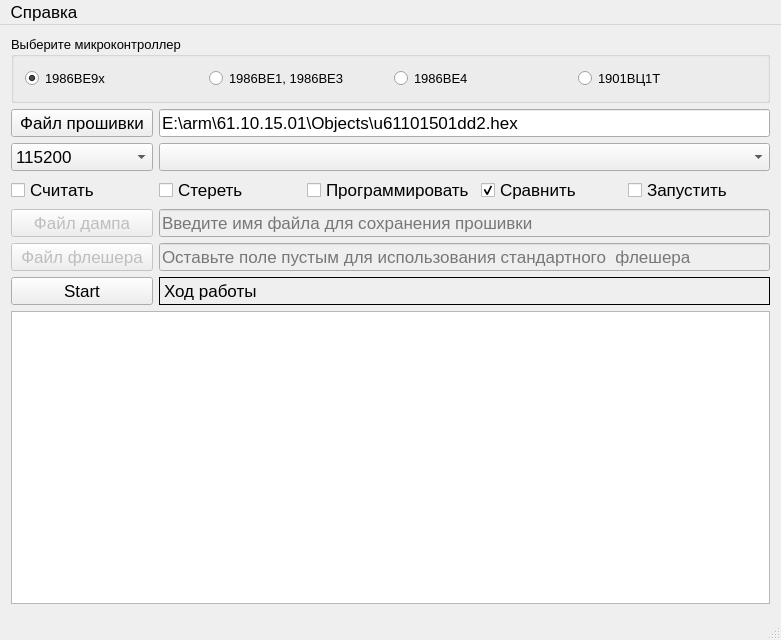
<?xml version="1.0" encoding="UTF-8"?>
<ui version="4.0">
 <class>MainWindow</class>
 <widget class="QMainWindow" name="MainWindow">
  <property name="geometry">
   <rect>
    <x>0</x>
    <y>0</y>
    <width>781</width>
    <height>640</height>
   </rect>
  </property>
  <property name="font">
   <font>
    <pointsize>13</pointsize>
   </font>
  </property>
  <property name="windowTitle">
   <string>MdrFwUart v.0.1.4</string>
  </property>
  <widget class="QWidget" name="centralWidget">
   <layout class="QGridLayout" name="gridLayout">
    <item row="6" column="0">
     <widget class="QPushButton" name="touchMCUPB">
      <property name="text">
       <string>Start</string>
      </property>
      <property name="checkable">
       <bool>true</bool>
      </property>
     </widget>
    </item>
    <item row="1" column="0">
     <widget class="QPushButton" name="openFilePB">
      <property name="text">
       <string>Файл прошивки</string>
      </property>
     </widget>
    </item>
    <item row="1" column="1" colspan="4">
     <widget class="QLineEdit" name="fwfnLE">
      <property name="text">
       <string>E:\arm\61.10.15.01\Objects\u61101501dd2.hex</string>
      </property>
      <property name="placeholderText">
       <string>Выберите файл прошивки</string>
      </property>
     </widget>
    </item>
    <item row="2" column="0">
     <widget class="QComboBox" name="portBaudrateCB">
      <property name="currentIndex">
       <number>4</number>
      </property>
      <item>
       <property name="text">
        <string>9600</string>
       </property>
      </item>
      <item>
       <property name="text">
        <string>19200</string>
       </property>
      </item>
      <item>
       <property name="text">
        <string>38400</string>
       </property>
      </item>
      <item>
       <property name="text">
        <string>57600</string>
       </property>
      </item>
      <item>
       <property name="text">
        <string>115200</string>
       </property>
      </item>
      <item>
       <property name="text">
        <string>230400</string>
       </property>
      </item>
      <item>
       <property name="text">
        <string>460800</string>
       </property>
      </item>
      <item>
       <property name="text">
        <string>921600</string>
       </property>
      </item>
     </widget>
    </item>
    <item row="2" column="1" colspan="4">
     <widget class="QComboBox" name="portNameCB"/>
    </item>
    <item row="3" column="0">
     <widget class="QCheckBox" name="loadCB">
      <property name="text">
       <string>Считать</string>
      </property>
     </widget>
    </item>
    <item row="3" column="1">
     <widget class="QCheckBox" name="eraseCB">
      <property name="text">
       <string>Стереть</string>
      </property>
     </widget>
    </item>
    <item row="3" column="2">
     <widget class="QCheckBox" name="programCB">
      <property name="text">
       <string>Программировать</string>
      </property>
     </widget>
    </item>
    <item row="3" column="3">
     <widget class="QCheckBox" name="verifyCB">
      <property name="text">
       <string>Сравнить</string>
      </property>
      <property name="checked">
       <bool>true</bool>
      </property>
     </widget>
    </item>
    <item row="3" column="4">
     <widget class="QCheckBox" name="runCB">
      <property name="text">
       <string>Запустить</string>
      </property>
     </widget>
    </item>
    <item row="4" column="0">
     <widget class="QPushButton" name="dumpfnPB">
      <property name="enabled">
       <bool>false</bool>
      </property>
      <property name="text">
       <string>Файл дампа</string>
      </property>
     </widget>
    </item>
    <item row="4" column="1" colspan="4">
     <widget class="QLineEdit" name="dumpfnLE">
      <property name="enabled">
       <bool>false</bool>
      </property>
      <property name="text">
       <string/>
      </property>
      <property name="placeholderText">
       <string>Введите имя файла для сохранения прошивки</string>
      </property>
     </widget>
    </item>
    <item row="5" column="0">
     <widget class="QPushButton" name="flasherfnPB">
      <property name="enabled">
       <bool>false</bool>
      </property>
      <property name="text">
       <string>Файл флешера</string>
      </property>
     </widget>
    </item>
    <item row="5" column="1" colspan="4">
     <widget class="QLineEdit" name="flasherfnLE">
      <property name="enabled">
       <bool>false</bool>
      </property>
      <property name="text">
       <string/>
      </property>
      <property name="placeholderText">
       <string>Оставьте поле пустым для использования стандартного  флешера</string>
      </property>
     </widget>
    </item>
    <item row="6" column="1" colspan="4">
     <widget class="QLabel" name="sL">
      <property name="frameShape">
       <enum>QFrame::Box</enum>
      </property>
      <property name="text">
       <string>Ход работы</string>
      </property>
     </widget>
    </item>
    <item row="7" column="0" colspan="5">
     <widget class="QPlainTextEdit" name="t">
      <property name="readOnly">
       <bool>true</bool>
      </property>
     </widget>
    </item>
    <item row="0" column="0" colspan="5">
     <widget class="QGroupBox" name="mcuSelectGB">
      <property name="font">
       <font>
        <pointsize>10</pointsize>
       </font>
      </property>
      <property name="title">
       <string>Выберите микроконтроллер</string>
      </property>
      <layout class="QHBoxLayout" name="horizontalLayout">
       <item>
        <widget class="QRadioButton" name="mcu9xRB">
         <property name="text">
          <string>1986ВЕ9x</string>
         </property>
         <property name="checked">
          <bool>true</bool>
         </property>
        </widget>
       </item>
       <item>
        <widget class="QRadioButton" name="mcu1RB">
         <property name="text">
          <string>1986ВЕ1, 1986ВЕ3</string>
         </property>
        </widget>
       </item>
       <item>
        <widget class="QRadioButton" name="mcu4RB">
         <property name="text">
          <string>1986ВЕ4</string>
         </property>
        </widget>
       </item>
       <item>
        <widget class="QRadioButton" name="mcuVC1RB">
         <property name="text">
          <string>1901ВЦ1Т</string>
         </property>
        </widget>
       </item>
      </layout>
     </widget>
    </item>
   </layout>
  </widget>
  <widget class="QMenuBar" name="menuBar">
   <property name="geometry">
    <rect>
     <x>0</x>
     <y>0</y>
     <width>781</width>
     <height>26</height>
    </rect>
   </property>
   <widget class="QMenu" name="menu">
    <property name="title">
     <string>Справка</string>
    </property>
    <addaction name="action_Qt"/>
    <addaction name="about"/>
   </widget>
   <addaction name="menu"/>
  </widget>
  <widget class="QStatusBar" name="statusBar"/>
  <action name="action_Qt">
   <property name="text">
    <string>О Qt</string>
   </property>
  </action>
  <action name="about">
   <property name="text">
    <string>О программе</string>
   </property>
  </action>
 </widget>
 <layoutdefault spacing="6" margin="11"/>
 <resources/>
 <connections/>
</ui>
